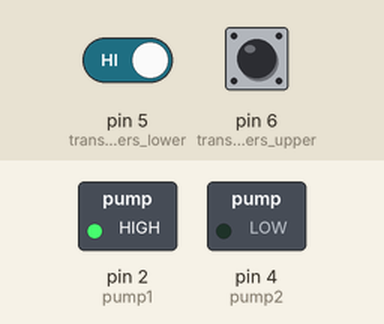
A sketch run on a simulated Arduino Uno, built with avr-gcc and run on an emulated ATmega328P. Shown: switched loads named in the sketch (green lamp = pin HIGH). The test bench sets the inputs (shaded band); at power-on: pin 5 (transducers_lower) HIGH, pin 6 (transducers_upper) LOW.

Above: at 2.8 s.
2.9 s: pin 5 (transducers_lower) driven LOW
At 4.0 s:
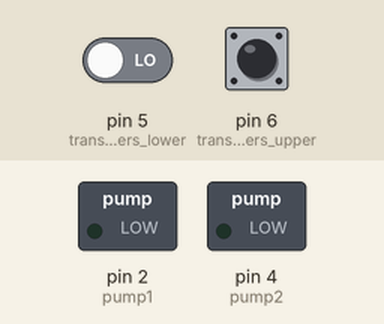
4.5 s: pin 6 (transducers_upper) pulled HIGH for 1.2 s
At 5.5 s:
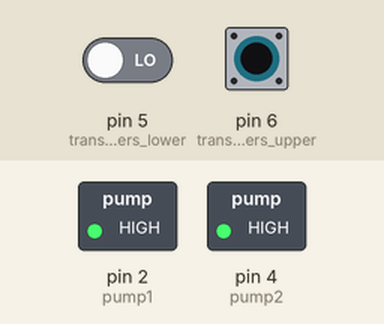
7.5 s: pin 6 (transducers_upper) pulled HIGH for 3.2 s
At 11.3 s:
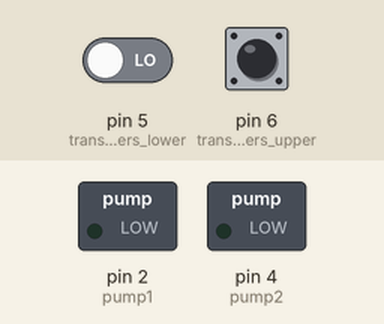
12.5 s: pin 5 (transducers_lower) driven HIGH
At 14.0 s:
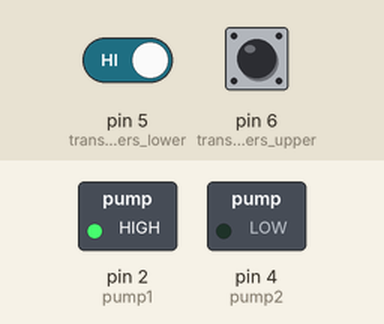
Timing chart, 0 to 15.5 s (numbered marks = the images above; inputs shaded):
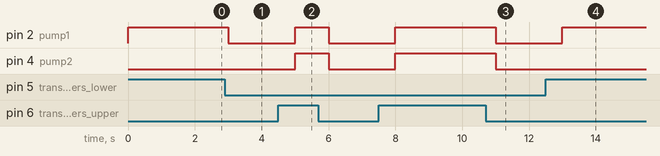

The sketch:

pump.ino
```cpp
// Value from two transducer
int transducers_lower_value=0;
int transducers_upper_value=0;

// Two transducers
int transducers_lower=5;
int transducers_upper=6;

// Two pump
int pump1=2;
int pump2=4;

void setup()
{
	// Transducers set to input mode
	pinMode(transducers_lower,INPUT);
	pinMode(transducers_upper,INPUT);

	// Pumps are in output mode.
	pinMode(pump1,OUTPUT);
	pinMode(pump2,OUTPUT);
}

void loop()
{
	// Get the current value from two transducers_lower
	transducers_lower_value = digitalRead(transducers_lower);
	transducers_upper_value = digitalRead(transducers_upper);

	// If water level above the HIGH (High transducers) turn on both pump.
	if(transducers_upper_value){
		digitalWrite(pump1,HIGH);
		digitalWrite(pump2,HIGH);
	}
	// If water level below the LOW (Lower transducers) trun off both pump.
	else if(!transducers_lower_value){
		digitalWrite(pump1,LOW);
		digitalWrite(pump2,LOW);
	}
	// If water level in middle of both transducers keep one pump on.
	else{
		digitalWrite(pump1,HIGH);
		digitalWrite(pump2,LOW);
	}

	// Wait for 1000 msecs
	delay(1000);
}
```

Measured:
- after the input at 2.9 s, pin 2 (pump1): HIGH → LOW after 0.10 s
- after the input at 4.5 s, pin 2 (pump1), pin 4 (pump2): LOW → HIGH after 0.50 s, → LOW 1.0 s later
- after the input at 7.5 s, pin 2 (pump1), pin 4 (pump2): LOW → HIGH after 0.50 s, → LOW 3.0 s later
- after the input at 12.5 s, pin 2 (pump1): LOW → HIGH after 0.50 s
